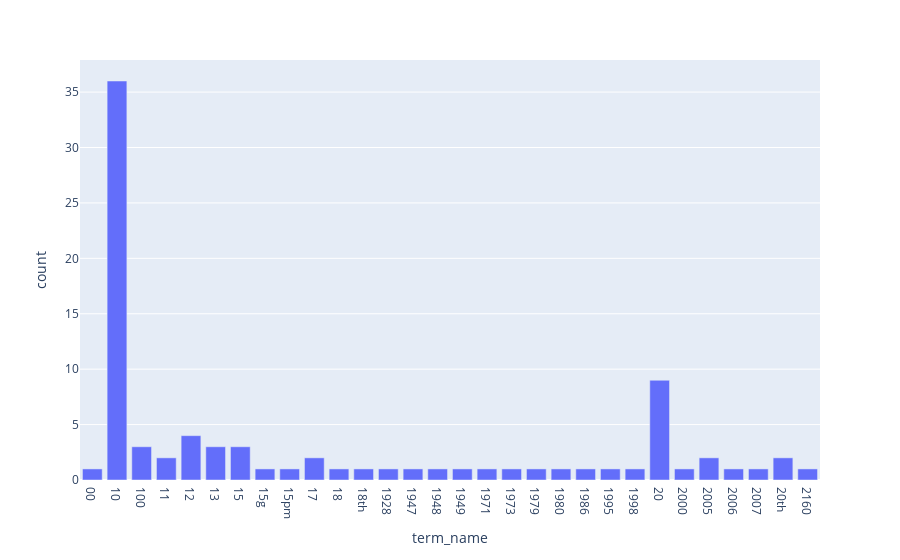

Notebook code cell kept with this figure:
### Markdown cell above
### >>> **Exercise 14 (take home):** 
The chart above only contains 300 vocabulary in the documents, and it's already computationally intensive to both compute and visualize. Can you efficiently reduce the number of terms you want to visualize as an exercise.

### Code cell
# Answer here
dict_df = {'term_name': count_vect.get_feature_names_out()[:30], 'count': term_frequencies[:30]}
dateframe = pd.DataFrame(data=dict_df)

fig = px.bar(dateframe, x='term_name', y='count')
fig.show()

### Figure 1 — Plotly figure (JSON) as saved in the notebook; plotly's stock layout.template omitted (floating-point values rounded to 4 significant figures)
{"data": [{"alignmentgroup": "True", "hovertemplate": "term_name=%{x}<br>count=%{y}<extra></extra>", "legendgroup": "", "marker": {"color": "#636efa", "pattern": {"shape": ""}}, "name": "", "offsetgroup": "", "orientation": "v", "showlegend": false, "textposition": "auto", "type": "bar", "x": ["00", "10", "100", "11", "12", "13", "15", "15g", "15pm", "17", "18", "18th", "1928", "1947", "1948", "1949", "1971", "1973", "1979", "1980", "1986", "1995", "1998", "20", "2000", "2005", "2006", "2007", "20th", "2160"], "xaxis": "x", "y": [1, 36, 3, 2, 4, 3, 3, 1, 1, 2, 1, 1, 1, 1, 1, 1, 1, 1, 1, 1, 1, 1, 1, 9, 1, 2, 1, 1, 2, 1], "yaxis": "y"}], "layout": {"barmode": "relative", "legend": {"tracegroupgap": 0}, "margin": {"t": 60}, "xaxis": {"anchor": "y", "domain": [0, 1], "title": {"text": "term_name"}}, "yaxis": {"anchor": "x", "domain": [0, 1], "title": {"text": "count"}}}}
